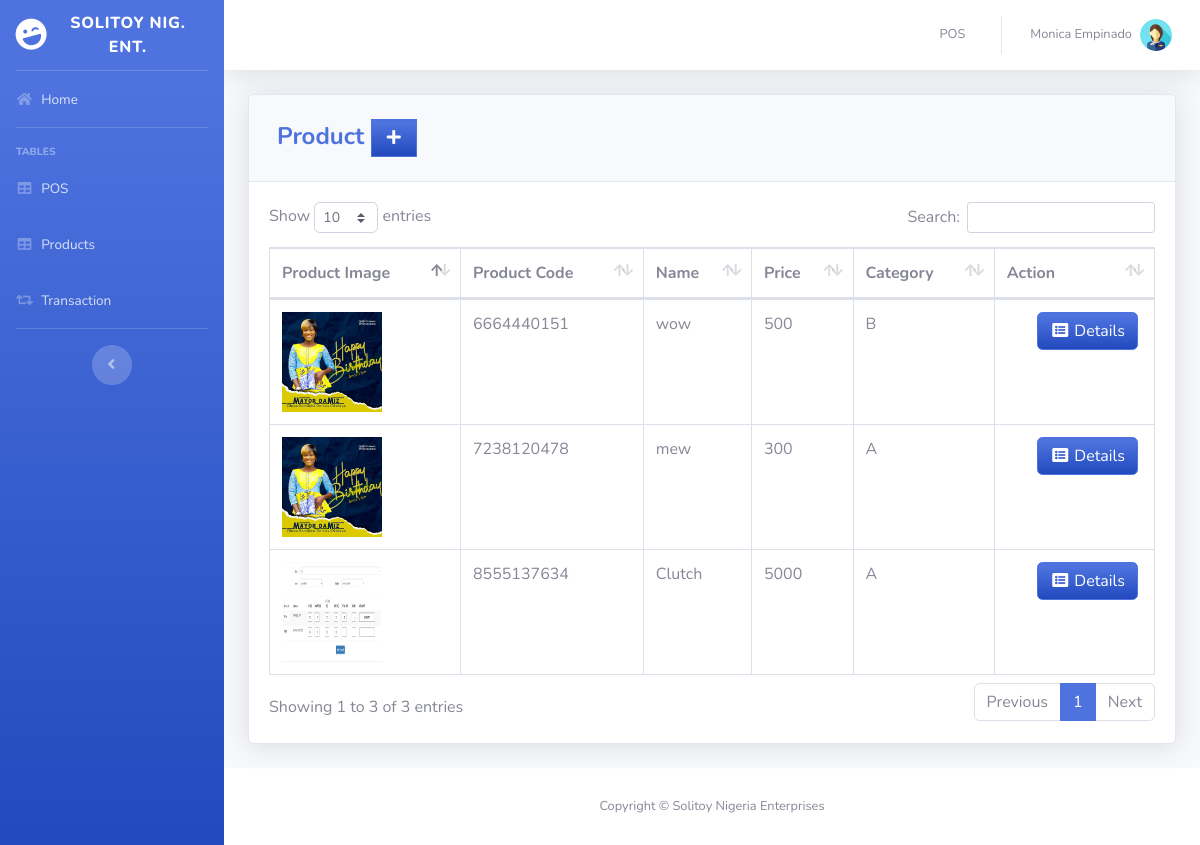
The app's page /pages/products.php (signed in) with its own data.
### tables this page shows
CREATE TABLE `product` (
  `PRODUCT_ID` int(11) NOT NULL,
  `img` varchar(500) NOT NULL,
  `PRODUCT_CODE` varchar(20) NOT NULL,
  `NAME` varchar(50) DEFAULT NULL,
  `DESCRIPTION` varchar(250) NOT NULL,
  `QTY_STOCK` int(50) DEFAULT NULL,
  `ON_HAND` int(250) NOT NULL,
  `PRICE` int(50) DEFAULT NULL,
  `CATEGORY_ID` int(11) DEFAULT NULL,
  `SUPPLIER_ID` int(11) DEFAULT NULL,
  `DATE_STOCK_IN` varchar(50) NOT NULL
);

CREATE TABLE `category` (
  `CATEGORY_ID` int(11) NOT NULL,
  `CNAME` varchar(50) DEFAULT NULL
);

### pages/products.php (the view, shortened to what this page needs)
<?php
include'../includes/connection.php';
include'../includes/usidebar.php';
?>
            <div class="card shadow mb-4">
            <div class="card-header py-3">
              <h4 class="m-2 font-weight-bold text-primary">Product&nbsp;<a  href="#" data-toggle="modal" data-target="#aModal" type="button" class="btn btn-primary bg-gradient-primary" style="border-radius: 0px;"><i class="fas fa-fw fa-plus"></i></a></h4>
            </div>
            <div class="card-body">
              <div class="table-responsive">
                <table class="table table-bordered" id="dataTable" width="100%" cellspacing="0">
               <thead>
                   <tr>
                   <th>Product Image</th>
                     <th>Product Code</th>
                     <th>Name</th>
                     <th>Price</th>
                     <th>Category</th>
                     <th>Action</th>
                   </tr>
               </thead>
          <tbody>
<?php
    $query = 'SELECT PRODUCT_ID, img, PRODUCT_CODE, NAME, PRICE, CNAME, DATE_STOCK_IN FROM product p join category c on p.CATEGORY_ID=c.CATEGORY_ID GROUP BY PRODUCT_CODE';
        $result = mysqli_query($db, $query) or die (mysqli_error($db));
            while ($row = mysqli_fetch_assoc($result)) {
                echo '<tr>';
                echo "<td><img src='".$row['img']."' height='100' width='100'</td>";
                echo '<td>'. $row['PRODUCT_CODE'].'</td>';
                echo '<td>'. $row['NAME'].'</td>';
                echo '<td>'. $row['PRICE'].'</td>';
                echo '<td>'. $row['CNAME'].'</td>';
                echo '<td align="right"> <div class="btn-group">
                <a type="button" class="btn btn-primary bg-gradient-primary" href="pro_searchfrms.php?action=edit & id='.$row['PRODUCT_CODE'] . '"><i class="fas fa-fw fa-list-alt"></i> Details</a>
            </div>
            <div class="btn-group">
          </div>
        </div> </td>';
                        }
?>
                        </div>
                    </div>
                  </div>
<?php
include'../includes/footer.php';
?>

### includes/usidebar.php (shortened to what this page needs)
<!DOCTYPE html>
<html lang="en">
<head>
  <link href="../vendor/fontawesome-free/css/all.min.css" rel="stylesheet" type="text/css">
  <link href="../css/sb-admin-2.min.css" rel="stylesheet">
  <link href="../vendor/datatables/dataTables.bootstrap4.min.css" rel="stylesheet">
</head>
<body id="page-top">
  <div id="wrapper">
    <ul class="navbar-nav bg-gradient-primary sidebar sidebar-dark accordion" id="accordionSidebar">
      <a class="sidebar-brand d-flex align-items-center justify-content-center" href="dashboard.php">
        <div class="sidebar-brand-icon rotate-n-15">
          <i class="fas fa-laugh-wink"></i>
        </div>
        <div class="sidebar-brand-text mx-3">Solitoy Nig. Ent.</div>
      </a>
      <hr class="sidebar-divider my-0">
      <li class="nav-item">
        <a class="nav-link" href="dashboard.php">
          <i class="fas fa-fw fa-home"></i>
          <span>Home</span></a>
      </li>
      <hr class="sidebar-divider">
      <div class="sidebar-heading">
        Tables
      </div>
      <li class="nav-item">
        <a class="nav-link" href="pos.php">
          <i class="fas fa-fw fa-table"></i>
          <span>POS</span></a>
      </li>
      <li class="nav-item">
        <a class="nav-link" href="products.php">
          <i class="fas fa-fw fa-table"></i>
          <span>Products</span></a>
      </li>
      <li class="nav-item">
        <a class="nav-link" href="transactions.php">
          <i class="fas fa-fw fa-retweet"></i>
          <span>Transaction</span></a>
      </li>
      <hr class="sidebar-divider d-none d-md-block">
      <div class="text-center d-none d-md-inline">
        <button class="rounded-circle border-0" id="sidebarToggle"></button>
      </div>
    </ul>
    <?php include_once 'topbar.php'; ?>

### includes/topbar.php (shortened to what this page needs)
<div id="content-wrapper" class="d-flex flex-column">
  <div id="content">
    <nav class="navbar navbar-expand navbar-light bg-white topbar mb-4 static-top shadow">
      <ul class="navbar-nav ml-auto">
        <li class="nav-item dropdown no-arrow">
          <a class="nav-link" href="pos.php" role="button">
            <span class="mr-2 d-none d-lg-inline text-gray-600 small">POS</span>
          </a>
        </li>
        <li class="nav-item dropdown no-arrow">
          <a class="nav-link dropdown-toggle" href="#" id="userDropdown" role="button" data-toggle="dropdown" aria-haspopup="true" aria-expanded="false">
            <span class="mr-2 d-none d-lg-inline text-gray-600 small"><?php echo  $_SESSION['FIRST_NAME']. ' '.$_SESSION['LAST_NAME'] ;?></span>
            <img class="img-profile rounded-circle"
            <?php
              if($_SESSION['GENDER']=='Male'){
                echo 'src="../img/male.png"';
              }else{
                echo 'src="../img/female.png"';
              }
            ?>>
          </a>
        </li>
      </ul>
    </nav>
    <div class="container-fluid">

### includes/footer.php (shortened to what this page needs)
        </div>
      <footer class="sticky-footer bg-white">
        <div class="container my-auto">
          <div class="copyright text-center my-auto">
              <span>Copyright © Solitoy Nigeria Enterprises</span>
          </div>
        </div>
      </footer>
</body>
</html>

### records on screen
product: img (picture), PRODUCT_CODE "6664440151", NAME "wow", PRICE "500", CATEGORY_ID.CNAME "B"
product: img (picture), PRODUCT_CODE "7238120478", NAME "mew", PRICE "300", CATEGORY_ID.CNAME "A"
product: img (picture), PRODUCT_CODE "8555137634", NAME "Clutch", PRICE "5000", CATEGORY_ID.CNAME "A"

### other values on screen
$_SESSION['FIRST_NAME'] "Monica"
$_SESSION['LAST_NAME'] "Empinado"
